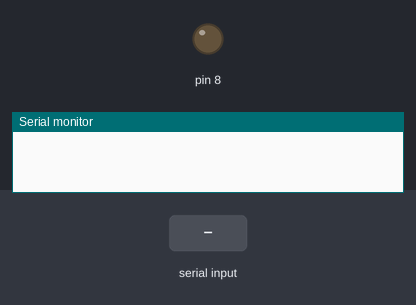
Recording of a sketch running on a simulated Arduino Uno, built with avr-gcc and run on an emulated ATmega328P. Shown: output pins drawn as LEDs (lit = HIGH), the last lines printed to the serial monitor. The inputs (shaded band) are chosen by the test bench.

Above: at 1.2 s.
1.3 s: "a" received over Serial
At 2.5 s:
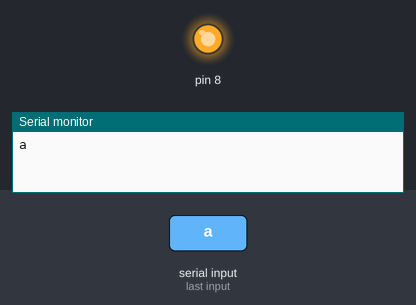
2.8 s: "d" received over Serial
At 4.2 s:
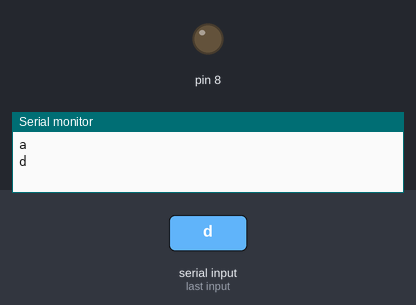
Timing chart, 0 to 5.8 s (numbered marks = the images above; inputs shaded):
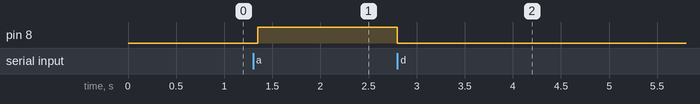

Measured:
- after the input at 1.3 s, pin 8: LOW → HIGH after 0.05 s
- after the input at 2.8 s, pin 8: HIGH → LOW at once

The sketch:

Bluetooth.ino
```cpp
void setup() {
  Serial.begin(9600);
  pinMode(8, OUTPUT);
}

void loop() {
  if(Serial.available()>0)
  {
    char data = Serial.read();
    switch(data)
    {
      case 'a': digitalWrite(8, HIGH); break;
      case 'd': digitalWrite(8, LOW); break;
      default: break;
    }
    Serial.println(data);
  }
  delay(50);
}
```
